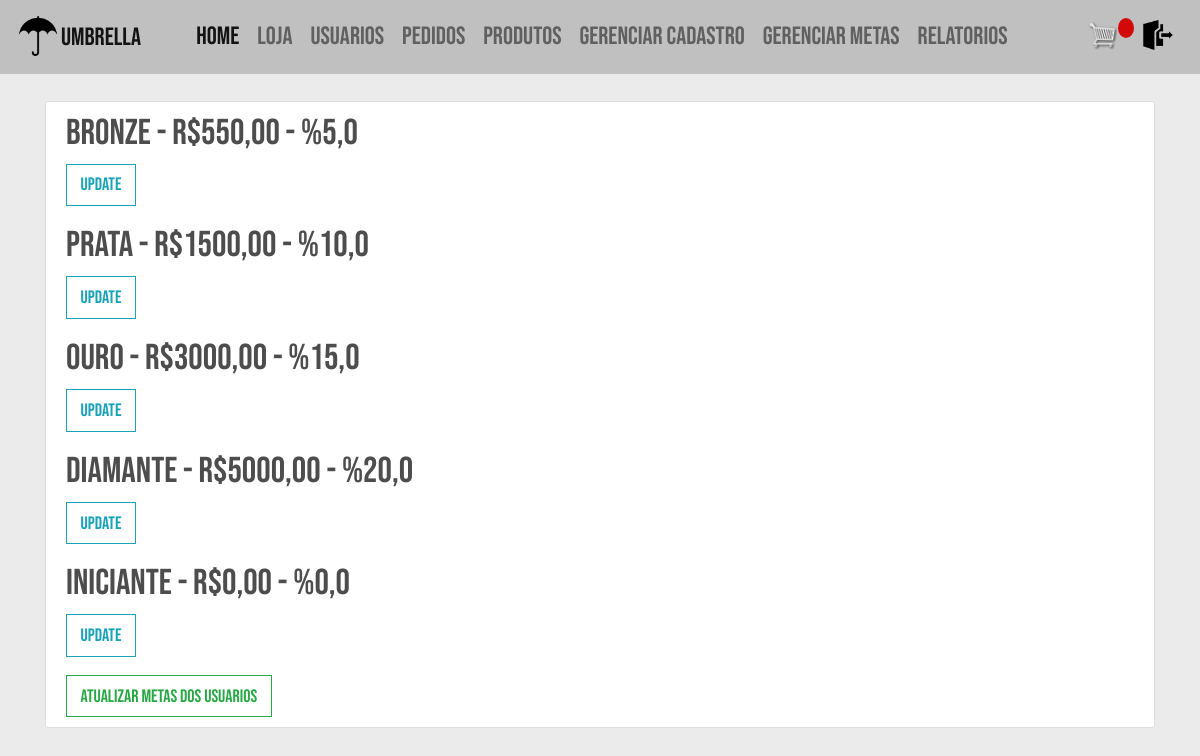
Screenshot of /metas/ (signed in) with the database file from the repository.
### vendas/models.py (models this page shows, shortened)
class Meta(models.Model):
    INICIANTE = "Iniciante"
    BRONZE = "Bronze"
    PRATA = "Prata"
    OURO = "Ouro"
    DIAMANTE = "Diamante"
    opcoes_nivel = [
        (INICIANTE, "iniciante"),
        (BRONZE, "bronze"),
        (PRATA, "prata"),
        (OURO, "ouro"),
        (DIAMANTE, "diamante"),
    ]
    nivel = models.CharField(choices=opcoes_nivel,
                             max_length=50)
    valor = models.FloatField(_("valor"))
    desconto = models.FloatField(_("desconto"))

### vendas/views.py (the view)
# urls.py: path('metas/', views.metas, name='metas'),
@login_required
@user_passes_test(franquia_check)
def metas(request):
    metas = Meta.objects.all()
    return render(request, "vendas/metas.html", {'metas': metas})

### users/models.py (called while the page is built)
    def __str__(self):
        return self.email

### vendas/views.py (called while the page is built)
def franquia_check(user):
    if user.type == 'FRANQUIA':
        return True
    else:
        return False

### vendas/templates/vendas/metas.html
{% extends "vendas/base.html" %}
{% load crispy_forms_tags %}
{% block content %}
<div class="content-section">
    {% for meta in metas %}
            <h2 class="account-heading">{{ meta.nivel }} - R${{ meta.valor|floatformat:2 }} - %{{ meta.desconto }} </h2>
            <div class="form-group">
            <a class="btn btn-outline-info" href="{% url 'atualizar_meta' meta.id %}">Update</a>
            </div>
    {% endfor %}
    <a class="btn btn-outline-success" href="{% url 'atualizar_metas_revendedores'%}">Atualizar metas dos usuarios</a>
</div>
{% endblock content %}

### vendas/static/vendas/css/style.css (style rules this page uses)
html { font-size: 18px; }
body { margin: 0; padding: 0; font-family: 'Bebas Neue', sans-serif; background-color: #EBEBEB; background-size: cover; background-repeat: no-repeat; background-position: center; height: 100vh; }
h1, h2, h3, h4, h5, h6 { color: hsl(0, 0%, 30%); }
.btn { border-radius: 0; }
.content-section { background: #ffffff; padding: 10px 20px; border: 1px solid #dddddd; border-radius: 3px; margin-bottom: 20px; width: 100%; }

### rows the page displays
Meta: nivel "Bronze", valor "550,00", desconto "5,0"
Meta: nivel "Prata", valor "1500,00", desconto "10,0"
Meta: nivel "Ouro", valor "3000,00", desconto "15,0"
Meta: nivel "Diamante", valor "5000,00", desconto "20,0"
Meta: nivel "Iniciante", valor "0,00", desconto "0,0"
